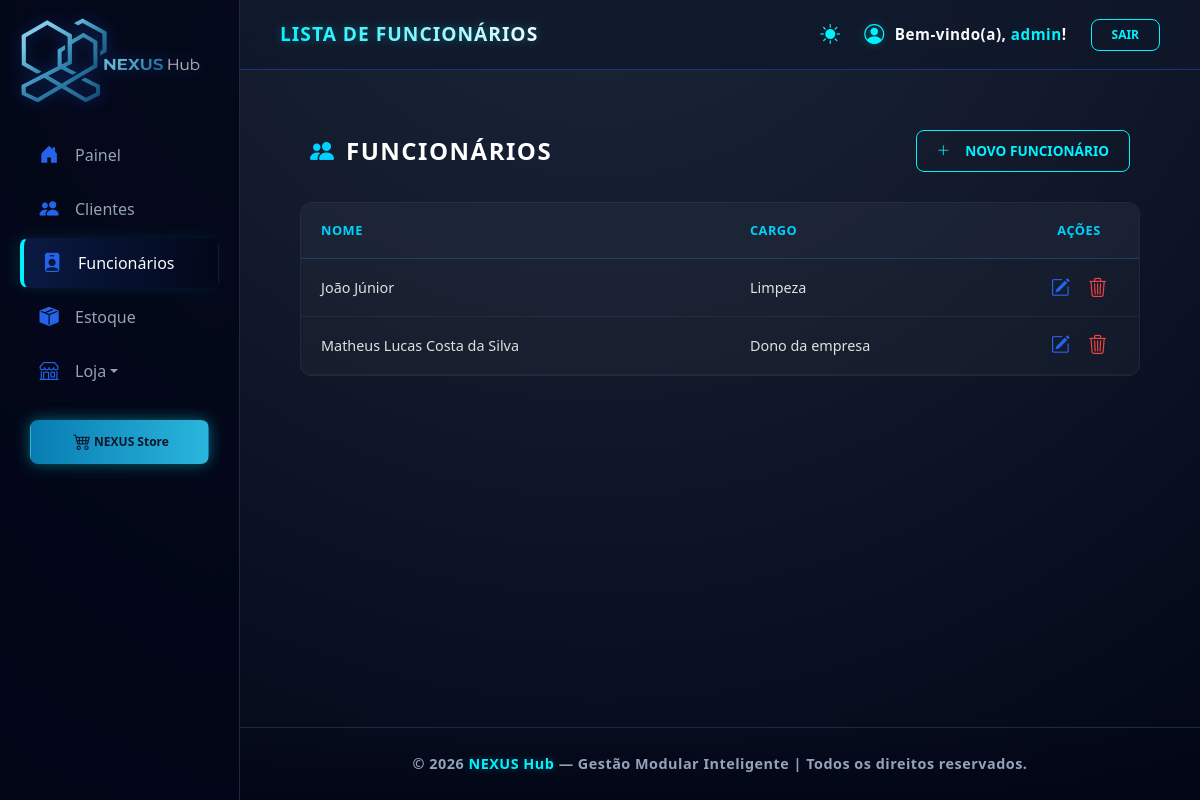
The app's page /nexushub/dashboard/funcionarios/ (signed in) with its own data.
### dashboard/models.py (models this page shows, shortened)
class Funcionario(models.Model):
    usuario_id = models.ForeignKey(User, on_delete=models.CASCADE, related_name='equipe')
    nome = models.CharField(max_length=150)
    cargo = models.CharField(max_length=100)
    telefone = models.CharField(max_length=20, blank=True, null=True)
    email = models.EmailField(unique=True)
    data_admissao = models.DateField(auto_now_add=True) # Adiciona a data de hoje automaticamente

### dashboard/decorators.py (the view, shortened to what this page needs)
    @login_required(login_url='login_view')
    def _wrapped_view(request, *args, **kwargs):
        if request.user.is_superuser:
            return view_func(request, *args, **kwargs)

### dashboard/views.py (called while the page is built)
@admin_only_required
def lista_funcionarios(request):
    if request.user.is_superuser:
        funcionarios = Funcionario.objects.all()
    else:
        funcionarios = Funcionario.objects.filter(usuario_id=request.user)
    return render(request, 'lista_funcionarios.html', {
        'funcionarios': funcionarios,
        'titulo_aba': 'Lista de Funcionários | NEXUS Hub',
    })

### dashboard/templates/lista_funcionarios.html (shortened to what this page needs)
{% extends 'base.html' %}
{% load static %}
{% block page_title %}LISTA DE FUNCIONÁRIOS{% endblock %}
{% block content %}
<div class="nexus-container">
    <header class="nexus-header">
        <div class="nexus-title-wrapper" style="display: flex; align-items: center; gap: 12px;">
            <i class="bi bi-people-fill" style="color: #00d1ff; font-size: 1.5rem;"></i>
            <h1 class="nexus-title">Funcionários</h1>
        </div>
        <a href="{% url 'adicionar_funcionario' %}" class="logout-btn btn-header-nexus">
            <i class="bi bi-plus-lg"></i> NOVO FUNCIONÁRIO
        </a>
    </header>
    <div class="nexus-table-wrapper">
        <table class="nexus-table">
            <thead>
                <tr>
                    <th>Nome</th>
                    <th>Cargo</th>
                    <th style="width: 120px; text-align: center;">Ações</th>
                </tr>
            </thead>
            <tbody>
                {% for f in funcionarios %}
                <tr>
                    <td>{{ f.nome }}</td>
                    <td>{{ f.cargo }}</td>
                    <td class="actions-cell">
                        {% if f.id %}
                            <a href="{% url 'editar_funcionario' id=f.id %}" class="btn-action-icon btn-edit-icon" title="Editar">
                                <i class="bi bi-pencil-square"></i>
                            </a>
                            <a href="javascript:void(0)" onclick="abrirModalExclusao('{{ f.id }}', '{{ f.nome }}')" class="btn-action-icon btn-delete-icon" title="Excluir">
                                <i class="bi bi-trash3"></i>
                            </a>
                        {% endif %}
                    </td>
                </tr>
                {% empty %}
                <tr>
                    <td colspan="3" class="empty-row">Nenhum funcionário registrado na base de dados.</td>
                </tr>
                {% endfor %}
            </tbody>
        </table>
    </div>
</div>
{% endblock %}

### dashboard/templates/base.html (shortened to what this page needs)
{% load static %}
<!DOCTYPE html>
<html lang="pt-br">
<head>
    <link href="https://cdn.jsdelivr.net/npm/bootstrap@5.3.0/dist/css/bootstrap.min.css" rel="stylesheet">
    <link rel="stylesheet" href="https://cdn.jsdelivr.net/npm/bootstrap-icons@1.11.1/font/bootstrap-icons.css">
</head>
<body>
    <div class="app-wrapper">
        <nav class="sidebar">
            <div class="sidebar-brand">
                <a href="{% url 'home' %}">
                    <img src="{% static 'img/nexushub.png' %}" alt="NEXUS HUB" class="sidebar-logo">
                </a>
            </div>
            <ul>
                {% if is_admin %}
                <li class="{% if request.resolver_match.url_name == 'dashboard' %}active{% endif %}">
                    <a href="{% url 'dashboard' %}"><i class="bi bi-house-door-fill"></i> Painel</a>
                </li>
                <li class="{% if request.resolver_match.url_name == 'lista_clientes' %}active{% endif %}">
                    <a href="{% url 'lista_clientes' %}"><i class="bi bi-people-fill"></i> Clientes</a>
                </li>
                <li class="{% if request.resolver_match.url_name == 'lista_funcionarios' %}active{% endif %}">
                    <a href="{% url 'lista_funcionarios' %}"><i class="bi bi-person-badge-fill"></i> Funcionários</a>
                </li>
                {% endif %}
                {% if is_admin or is_vendedor %}
                {% if loja %}
                <li class="{% if request.resolver_match.url_name == 'lista_estoque' %}active{% endif %}">
                    <a href="{% url 'lista_estoque' %}"><i class="bi bi-box-seam-fill"></i> Estoque</a>
                </li>
                {% endif %}
                <li class="nav-item dropdown">
                    <a href="#" class="dropdown-toggle" data-bs-toggle="dropdown">
                        <i class="bi bi-shop"></i> Loja
                    </a>
                </li>
                {% endif %}
                <li class="mt-4">
                    <a href="{% url 'vitrine' %}" class="btn-nexus-store-brand">
                        <i class="bi bi-cart4 me-2" style="color: inherit !important; margin: 0 !important; font-size: 1.1rem;"></i> NEXUS Store
                    </a>
                </li>
            </ul>
        </nav>
        <main class="main-layout">
            <header class="header">
                <div class="page-title-glow">
                    {% block page_title %}Dashboard{% endblock %}
                </div>
                <div class="header-actions d-flex align-items-center gap-3">
                    <button id="theme-toggle" class="theme-toggle-btn" title="Alternar Tema">
                        <i id="theme-icon" class="bi bi-sun-fill"></i>
                    </button>
                    {% if user.is_authenticated %}
                    <div class="user-info d-flex align-items-center gap-4">
                        <div class="user-welcome-text">
                            <i class="bi bi-person-circle"></i>
                            <span>Bem-vindo(a), <span style="color: var(--sotaque-glow);">{{ user.username }}</span>!</span>
                        </div>
                        <a href="{% url 'logout_view' %}" class="logout-btn">Sair</a>
                    </div>
                    {% endif %}
                </div>
            </header>
        <div class="nexus-main-content" id="main-content">
                {% block content %}
                {% endblock %}
        </div>
            <footer class="rodape">
                <p>&copy; {% now "Y" %} <span class="footer-brand">NEXUS Hub</span> — Gestão Modular Inteligente | Todos os direitos reservados.</p>
            </footer>
        </main>
    </div>
</body>
</html>

### dashboard/templates/base.html (style rules this page uses)
:root { --nexus-blue: #2563eb; --nexus-blue-glow: rgba(37, 99, 235, 0.4); --azul-profundo: #020617; --azul-card: #0f172a; --borda: #1e293b; --texto-muted: #94a3b8; --turquesa-brilhante: #00f2fe; --turquesa-glow: rgba(0, 242, 254, 0.3); --bg-principal: radial-gradient(circle at 50% -20%, #1e293b 0%, #020617 100%); --texto-principal: #f8fafc; --sotaque-glow: var(--turquesa-brilhante); --bg-alert: #1e293b; --border-alert: #0ea5e9; }
.theme-toggle-btn { background: none; border: none; color: var(--sotaque-glow); cursor: pointer; padding: 8px; display: flex; align-items: center; justify-content: center; transition: transform 0.2s ease; font-size: 1.25rem; }
.fade-in-content { animation: fadeInUp 0.5s ease-out forwards; }
* { margin: 0; padding: 0; box-sizing: border-box; font-family: 'Segoe UI', system-ui, sans-serif; }
html, body { height: 100%; background: var(--bg-principal); background-attachment: fixed; color: var(--texto-principal); overflow-x: hidden; transition: background 0.3s ease, color 0.3s ease; }
.app-wrapper { display: flex; min-height: 100vh; width: 100%; }
.sidebar { width: 240px; flex-shrink: 0; background: rgba(2, 6, 23, 0.8); backdrop-filter: blur(10px); border-right: 1px solid var(--borda); display: flex; flex-direction: column; padding: 10px 20px; position: sticky; top: 0; height: 100vh; z-index: 1000; }
.sidebar-brand { height: 100px; display: flex; align-items: center; margin-bottom: 20px; }
.btn-nexus-store-brand { background: linear-gradient(90deg, #087cb2, #2ab6dc); color: #0f172a !important; padding: 10px 15px; border-radius: 10px; text-decoration: none; display: flex; align-items: center; justify-content: center; font-weight: 700; font-size: 0.75rem; transition: 0.3s; margin: 15px 10px; box-shadow: 0 0 15px rgba(0, 242, 254, 0.4); border: none; }
.sidebar-logo { max-width: 180px; filter: drop-shadow(0 0 8px var(--nexus-blue-glow)); transition: all 0.3s ease; cursor: pointer; }
.sidebar ul { list-style: none; padding: 0; }
.sidebar li a, .sidebar .dropdown-toggle { color: var(--texto-muted); text-decoration: none; display: flex; align-items: center; padding: 12px 16px; border-radius: 8px; transition: 0.3s all; border: 1px solid transparent; margin-bottom: 4px; }
.sidebar li a i, .sidebar .dropdown-toggle i { width: 1.5rem; display: flex; justify-content: center; margin-right: 14px; font-size: 1.2rem; color: var(--nexus-blue); transition: 0.3s; }
.sidebar li.active a { background: linear-gradient(90deg, rgba(37, 99, 235, 0.2) 0%, transparent 100%); border-left: 4px solid var(--sotaque-glow); color: var(--texto-principal); box-shadow: -5px 0 15px rgba(0, 242, 254, 0.1); }
.main-layout { flex-grow: 1; display: flex; flex-direction: column; min-width: 0; }
.header { height: 70px; background: rgba(15, 23, 42, 0.7); backdrop-filter: blur(12px); border-bottom: 1px solid var(--nexus-blue-glow); display: flex; align-items: center; justify-content: space-between; padding: 0 40px; }
.page-title-glow { font-size: 1.2rem; font-weight: 800; background: linear-gradient(90deg, var(--sotaque-glow), var(--texto-principal)); -webkit-background-clip: text; -webkit-text-fill-color: transparent; filter: drop-shadow(0 0 5px var(--turquesa-glow)); letter-spacing: 1px; text-transform: uppercase; }
.logout-btn { border: 1px solid var(--sotaque-glow); color: var(--sotaque-glow); padding: 6px 20px; border-radius: 8px; text-decoration: none; font-size: 0.75rem; font-weight: 700; text-transform: uppercase; transition: 0.3s; }
.nexus-main-content { flex: 1 1 auto; padding: 40px; width: 100%; }
.rodape { padding: 25px; text-align: center; background: linear-gradient(0deg, rgba(2, 6, 23, 0.9) 0%, transparent 100%); border-top: 1px solid var(--borda); }
.rodape p { color: var(--texto-muted); font-size: 0.9rem; font-weight: 600; letter-spacing: 0.5px; margin: 0; }
.footer-brand { color: var(--sotaque-glow); text-shadow: 0 0 8px var(--turquesa-glow); }
.user-welcome-text { font-size: 0.95rem; font-weight: 600; letter-spacing: 0.5px; color: var(--texto-principal); display: flex; align-items: center; gap: 10px; }
.user-welcome-text i { font-size: 1.25rem; color: var(--sotaque-glow); filter: drop-shadow(0 0 5px var(--turquesa-glow)); }

### records on screen
Funcionario: nome "João Júnior", cargo "Limpeza"
Funcionario: nome "Matheus Lucas Costa da Silva", cargo "Dono da empresa"

### other values on screen
{{ user.username }} "admin"
